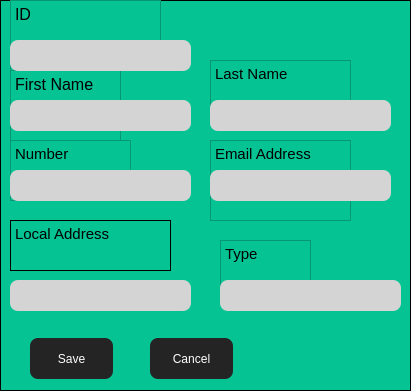
         <widget class="QFrame" name="frame_4">
          <property name="geometry">
           <rect>
            <x>10</x>
            <y>80</y>
            <width>411</width>
            <height>391</height>
           </rect>
          </property>
          <property name="styleSheet">
           <string notr="true">background-color: rgb(6, 195, 148);
border-color: rgb(0, 0, 0);</string>
          </property>
          <property name="frameShape">
           <enum>QFrame::Shape::Box</enum>
          </property>
          <property name="frameShadow">
           <enum>QFrame::Shadow::Plain</enum>
          </property>
          <widget class="QTextEdit" name="textEdit_83">
           <property name="geometry">
            <rect>
             <x>10</x>
             <y>140</y>
             <width>121</width>
             <height>61</height>
            </rect>
           </property>
           <property name="readOnly">
            <bool>true</bool>
           </property>
           <property name="html">
            <string>&lt;!DOCTYPE HTML PUBLIC &quot;-//W3C//DTD HTML 4.0//EN&quot; &quot;http://www.w3.org/TR/REC-html40/strict.dtd&quot;&gt;
&lt;html&gt;&lt;head&gt;&lt;meta name=&quot;qrichtext&quot; content=&quot;1&quot; /&gt;&lt;meta charset=&quot;utf-8&quot; /&gt;&lt;style type=&quot;text/css&quot;&gt;
p, li { white-space: pre-wrap; }
hr { height: 1px; border-width: 0; }
li.unchecked::marker { content: &quot;\2610&quot;; }
li.checked::marker { content: &quot;\2612&quot;; }
&lt;/style&gt;&lt;/head&gt;&lt;body style=&quot; font-family:'Segoe UI'; font-size:9pt; font-weight:400; font-style:normal;&quot;&gt;
&lt;p style=&quot; margin-top:0px; margin-bottom:0px; margin-left:0px; margin-right:0px; -qt-block-indent:0; text-indent:0px;&quot;&gt;&lt;span style=&quot; font-size:11pt; color:#000000;&quot;&gt;Number&lt;/span&gt;&lt;/p&gt;&lt;/body&gt;&lt;/html&gt;</string>
           </property>
          </widget>
          <widget class="QTextEdit" name="textEdit_84">
           <property name="geometry">
            <rect>
             <x>210</x>
             <y>60</y>
             <width>141</width>
             <height>61</height>
            </rect>
           </property>
           <property name="readOnly">
            <bool>true</bool>
           </property>
           <property name="html">
            <string>&lt;!DOCTYPE HTML PUBLIC &quot;-//W3C//DTD HTML 4.0//EN&quot; &quot;http://www.w3.org/TR/REC-html40/strict.dtd&quot;&gt;
&lt;html&gt;&lt;head&gt;&lt;meta name=&quot;qrichtext&quot; content=&quot;1&quot; /&gt;&lt;meta charset=&quot;utf-8&quot; /&gt;&lt;style type=&quot;text/css&quot;&gt;
p, li { white-space: pre-wrap; }
hr { height: 1px; border-width: 0; }
li.unchecked::marker { content: &quot;\2610&quot;; }
li.checked::marker { content: &quot;\2612&quot;; }
&lt;/style&gt;&lt;/head&gt;&lt;body style=&quot; font-family:'Segoe UI'; font-size:9pt; font-weight:400; font-style:normal;&quot;&gt;
&lt;p style=&quot; margin-top:0px; margin-bottom:0px; margin-left:0px; margin-right:0px; -qt-block-indent:0; text-indent:0px;&quot;&gt;&lt;span style=&quot; font-size:11pt; color:#000000;&quot;&gt;Last Name&lt;/span&gt;&lt;/p&gt;&lt;/body&gt;&lt;/html&gt;</string>
           </property>
          </widget>
          <widget class="QTextEdit" name="textEdit_85">
           <property name="geometry">
            <rect>
             <x>10</x>
             <y>70</y>
             <width>111</width>
             <height>71</height>
            </rect>
           </property>
           <property name="readOnly">
            <bool>true</bool>
           </property>
           <property name="html">
            <string>&lt;!DOCTYPE HTML PUBLIC &quot;-//W3C//DTD HTML 4.0//EN&quot; &quot;http://www.w3.org/TR/REC-html40/strict.dtd&quot;&gt;
&lt;html&gt;&lt;head&gt;&lt;meta name=&quot;qrichtext&quot; content=&quot;1&quot; /&gt;&lt;meta charset=&quot;utf-8&quot; /&gt;&lt;style type=&quot;text/css&quot;&gt;
p, li { white-space: pre-wrap; }
hr { height: 1px; border-width: 0; }
li.unchecked::marker { content: &quot;\2610&quot;; }
li.checked::marker { content: &quot;\2612&quot;; }
&lt;/style&gt;&lt;/head&gt;&lt;body style=&quot; font-family:'Segoe UI'; font-size:9pt; font-weight:400; font-style:normal;&quot;&gt;
&lt;p style=&quot; margin-top:0px; margin-bottom:0px; margin-left:0px; margin-right:0px; -qt-block-indent:0; text-indent:0px;&quot;&gt;&lt;span style=&quot; font-size:12pt; color:#000000;&quot;&gt;First Name&lt;/span&gt;&lt;/p&gt;&lt;/body&gt;&lt;/html&gt;</string>
           </property>
          </widget>
          <widget class="QTextEdit" name="textEdit_87">
           <property name="geometry">
            <rect>
             <x>210</x>
             <y>140</y>
             <width>141</width>
             <height>81</height>
            </rect>
           </property>
           <property name="readOnly">
            <bool>true</bool>
           </property>
           <property name="html">
            <string>&lt;!DOCTYPE HTML PUBLIC &quot;-//W3C//DTD HTML 4.0//EN&quot; &quot;http://www.w3.org/TR/REC-html40/strict.dtd&quot;&gt;
&lt;html&gt;&lt;head&gt;&lt;meta name=&quot;qrichtext&quot; content=&quot;1&quot; /&gt;&lt;meta charset=&quot;utf-8&quot; /&gt;&lt;style type=&quot;text/css&quot;&gt;
p, li { white-space: pre-wrap; }
hr { height: 1px; border-width: 0; }
li.unchecked::marker { content: &quot;\2610&quot;; }
li.checked::marker { content: &quot;\2612&quot;; }
&lt;/style&gt;&lt;/head&gt;&lt;body style=&quot; font-family:'Segoe UI'; font-size:9pt; font-weight:400; font-style:normal;&quot;&gt;
&lt;p style=&quot; margin-top:0px; margin-bottom:0px; margin-left:0px; margin-right:0px; -qt-block-indent:0; text-indent:0px;&quot;&gt;&lt;span style=&quot; font-size:11pt; color:#000000;&quot;&gt;Email Address&lt;/span&gt;&lt;/p&gt;&lt;/body&gt;&lt;/html&gt;</string>
           </property>
          </widget>
          <widget class="QTextEdit" name="textEdit_88">
           <property name="geometry">
            <rect>
             <x>220</x>
             <y>240</y>
             <width>91</width>
             <height>61</height>
            </rect>
           </property>
           <property name="readOnly">
            <bool>true</bool>
           </property>
           <property name="html">
            <string>&lt;!DOCTYPE HTML PUBLIC &quot;-//W3C//DTD HTML 4.0//EN&quot; &quot;http://www.w3.org/TR/REC-html40/strict.dtd&quot;&gt;
&lt;html&gt;&lt;head&gt;&lt;meta name=&quot;qrichtext&quot; content=&quot;1&quot; /&gt;&lt;meta charset=&quot;utf-8&quot; /&gt;&lt;style type=&quot;text/css&quot;&gt;
p, li { white-space: pre-wrap; }
hr { height: 1px; border-width: 0; }
li.unchecked::marker { content: &quot;\2610&quot;; }
li.checked::marker { content: &quot;\2612&quot;; }
&lt;/style&gt;&lt;/head&gt;&lt;body style=&quot; font-family:'Segoe UI'; font-size:9pt; font-weight:400; font-style:normal;&quot;&gt;
&lt;p style=&quot; margin-top:0px; margin-bottom:0px; margin-left:0px; margin-right:0px; -qt-block-indent:0; text-indent:0px;&quot;&gt;&lt;span style=&quot; font-size:11pt; color:#000000;&quot;&gt;Type&lt;/span&gt;&lt;/p&gt;&lt;/body&gt;&lt;/html&gt;</string>
           </property>
          </widget>
          <widget class="QLineEdit" name="line_prenom">
           <property name="geometry">
            <rect>
             <x>210</x>
             <y>100</y>
             <width>181</width>
             <height>31</height>
            </rect>
           </property>
           <property name="styleSheet">
            <string notr="true">background-color: rgb(212, 212,212);

border-radius:8px;</string>
           </property>
          </widget>
          <widget class="QLineEdit" name="line_tel">
           <property name="geometry">
            <rect>
             <x>10</x>
             <y>170</y>
             <width>181</width>
             <height>31</height>
            </rect>
           </property>
           <property name="styleSheet">
            <string notr="true">background-color: rgb(212, 212, 212);
border-radius:8px;</string>
           </property>
          </widget>
          <widget class="QLineEdit" name="line_nom">
           <property name="geometry">
            <rect>
             <x>10</x>
             <y>100</y>
             <width>181</width>
             <height>31</height>
            </rect>
           </property>
           <property name="styleSheet">
            <string notr="true">background-color: rgb(212, 212, 212);

border-radius:8px;</string>
           </property>
          </widget>
          <widget class="QLineEdit" name="line_add">
           <property name="geometry">
            <rect>
             <x>10</x>
             <y>280</y>
             <width>181</width>
             <height>31</height>
            </rect>
           </property>
           <property name="styleSheet">
            <string notr="true">background-color: rgb(212, 212, 212);
border-radius:8px;</string>
           </property>
          </widget>
          <widget class="QLineEdit" name="line_email">
           <property name="geometry">
            <rect>
             <x>210</x>
             <y>170</y>
             <width>181</width>
             <height>31</height>
            </rect>
           </property>
           <property name="styleSheet">
            <string notr="true">background-color: rgb(212, 212, 212);
border-radius:8px;</string>
           </property>
          </widget>
          <widget class="QTextEdit" name="textEdit_4">
           <property name="geometry">
            <rect>
             <x>10</x>
             <y>220</y>
             <width>161</width>
             <height>51</height>
            </rect>
           </property>
           <property name="styleSheet">
            <string notr="true">background-color: qlineargradient(spread:pad, x1:0, y1:0, x2:1, y2:1, stop:0 rgba(0, 0, 0, 0));</string>
           </property>
           <property name="readOnly">
            <bool>true</bool>
           </property>
           <property name="html">
            <string>&lt;!DOCTYPE HTML PUBLIC &quot;-//W3C//DTD HTML 4.0//EN&quot; &quot;http://www.w3.org/TR/REC-html40/strict.dtd&quot;&gt;
&lt;html&gt;&lt;head&gt;&lt;meta name=&quot;qrichtext&quot; content=&quot;1&quot; /&gt;&lt;meta charset=&quot;utf-8&quot; /&gt;&lt;style type=&quot;text/css&quot;&gt;
p, li { white-space: pre-wrap; }
hr { height: 1px; border-width: 0; }
li.unchecked::marker { content: &quot;\2610&quot;; }
li.checked::marker { content: &quot;\2612&quot;; }
&lt;/style&gt;&lt;/head&gt;&lt;body style=&quot; font-family:'Segoe UI'; font-size:9pt; font-weight:400; font-style:normal;&quot;&gt;
&lt;p style=&quot; margin-top:0px; margin-bottom:0px; margin-left:0px; margin-right:0px; -qt-block-indent:0; text-indent:0px;&quot;&gt;&lt;span style=&quot; font-size:11pt; color:#000000;&quot;&gt;Local Address&lt;/span&gt;&lt;/p&gt;&lt;/body&gt;&lt;/html&gt;</string>
           </property>
          </widget>
          <widget class="QPushButton" name="pushButton_ajouter">
           <property name="geometry">
            <rect>
             <x>30</x>
             <y>338</y>
             <width>83</width>
             <height>41</height>
            </rect>
           </property>
           <property name="styleSheet">
            <string notr="true">background-color: rgb(36, 36, 36);
color:white;
border-radius:8px;</string>
           </property>
           <property name="text">
            <string>Save</string>
           </property>
          </widget>
          <widget class="QPushButton" name="pushButton_12">
           <property name="geometry">
            <rect>
             <x>180</x>
             <y>470</y>
             <width>83</width>
             <height>29</height>
            </rect>
           </property>
           <property name="styleSheet">
            <string notr="true">background-color: rgb(255, 255, 255);

color:white;
border-radius:8px;</string>
           </property>
           <property name="text">
            <string>Save</string>
           </property>
          </widget>
          <widget class="QPushButton" name="pushButton_17">
           <property name="geometry">
            <rect>
             <x>150</x>
             <y>338</y>
             <width>83</width>
             <height>41</height>
            </rect>
           </property>
           <property name="styleSheet">
            <string notr="true">background-color: rgb(36, 36, 36);

color:white;
border-radius:8px;</string>
           </property>
           <property name="text">
            <string>Cancel</string>
           </property>
          </widget>
          <widget class="QTextEdit" name="id">
           <property name="geometry">
            <rect>
             <x>10</x>
             <y>0</y>
             <width>151</width>
             <height>71</height>
            </rect>
           </property>
           <property name="readOnly">
            <bool>true</bool>
           </property>
           <property name="html">
            <string>&lt;!DOCTYPE HTML PUBLIC &quot;-//W3C//DTD HTML 4.0//EN&quot; &quot;http://www.w3.org/TR/REC-html40/strict.dtd&quot;&gt;
&lt;html&gt;&lt;head&gt;&lt;meta name=&quot;qrichtext&quot; content=&quot;1&quot; /&gt;&lt;meta charset=&quot;utf-8&quot; /&gt;&lt;style type=&quot;text/css&quot;&gt;
p, li { white-space: pre-wrap; }
hr { height: 1px; border-width: 0; }
li.unchecked::marker { content: &quot;\2610&quot;; }
li.checked::marker { content: &quot;\2612&quot;; }
&lt;/style&gt;&lt;/head&gt;&lt;body style=&quot; font-family:'Segoe UI'; font-size:9pt; font-weight:400; font-style:normal;&quot;&gt;
&lt;p style=&quot; margin-top:0px; margin-bottom:0px; margin-left:0px; margin-right:0px; -qt-block-indent:0; text-indent:0px;&quot;&gt;&lt;span style=&quot; font-size:12pt; color:#000000;&quot;&gt;ID&lt;/span&gt;&lt;/p&gt;
&lt;p style=&quot;-qt-paragraph-type:empty; margin-top:0px; margin-bottom:0px; margin-left:0px; margin-right:0px; -qt-block-indent:0; text-indent:0px; font-size:12pt; color:#000000;&quot;&gt;&lt;br /&gt;&lt;/p&gt;&lt;/body&gt;&lt;/html&gt;</string>
           </property>
          </widget>
          <widget class="QLineEdit" name="id_2">
           <property name="geometry">
            <rect>
             <x>10</x>
             <y>40</y>
             <width>181</width>
             <height>31</height>
            </rect>
           </property>
           <property name="styleSheet">
            <string notr="true">background-color: rgb(212, 212,212);

border-radius:8px;</string>
           </property>
          </widget>
          <widget class="QLineEdit" name="line_type">
           <property name="geometry">
            <rect>
             <x>220</x>
             <y>280</y>
             <width>181</width>
             <height>31</height>
            </rect>
           </property>
           <property name="styleSheet">
            <string notr="true">background-color: rgb(212, 212, 212);
border-radius:8px;</string>
           </property>
          </widget>
         </widget>
